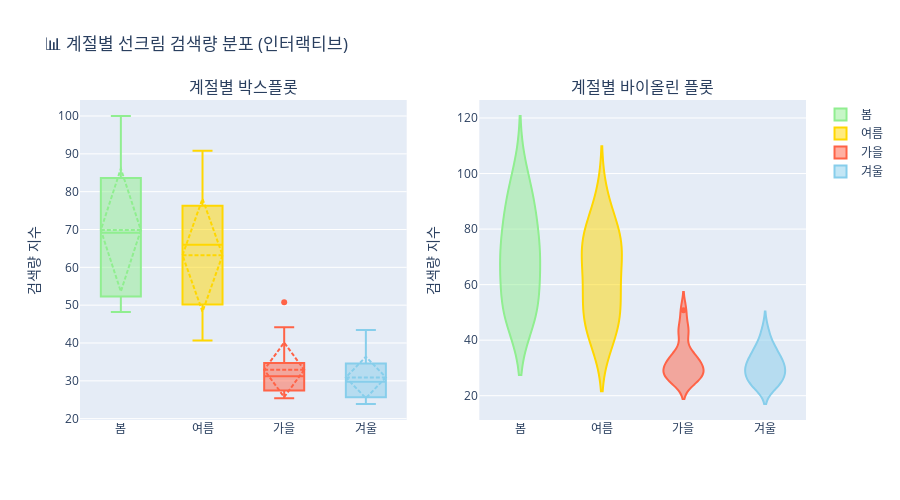

The cell this chart's notebook holds for it:
### Markdown cell above
### 📈 시각화 1: 계절별 분포

### Code cell
# Plotly 인터랙티브 박스플롯 + 바이올린 플롯
fig = make_subplots(
    rows=1, cols=2,
    subplot_titles=('계절별 박스플롯', '계절별 바이올린 플롯'),
    specs=[[{"type": "box"}, {"type": "box"}]]
)

seasons_order = ['봄', '여름', '가을', '겨울']
colors = {'봄': '#90EE90', '여름': '#FFD700', '가을': '#FF6347', '겨울': '#87CEEB'}

# 박스플롯
for season in seasons_order:
    data = df_trend[df_trend['season'] == season]['선크림']
    fig.add_trace(
        go.Box(y=data, name=season, marker_color=colors[season], boxmean='sd'),
        row=1, col=1
    )

# 바이올린 플롯
for season in seasons_order:
    data = df_trend[df_trend['season'] == season]['선크림']
    fig.add_trace(
        go.Violin(y=data, name=season, marker_color=colors[season], showlegend=False),
        row=1, col=2
    )

fig.update_yaxes(title_text="검색량 지수", row=1, col=1)
fig.update_yaxes(title_text="검색량 지수", row=1, col=2)
fig.update_layout(
    title_text="📊 계절별 선크림 검색량 분포 (인터랙티브)",
    height=500,
    showlegend=True,
    hovermode='closest'
)
fig.show()

### Figure 1 — Plotly figure (JSON) as saved in the notebook; plotly's stock layout.template omitted (floating-point values rounded to 4 significant figures)
{"data": [{"boxmean": "sd", "marker": {"color": "#90EE90"}, "name": "봄", "type": "box", "xaxis": "x", "y": [48.45, 56.44, 69.26, 50.95, 85.5, 89.92, 50.91, 77.21, 100.0, 65.48, 67.59, 90.7, 48.2, 69.14, 78.02], "yaxis": "y"}, {"boxmean": "sd", "marker": {"color": "#FFD700"}, "name": "여름", "type": "box", "xaxis": "x", "y": [75.62, 49.04, 42.01, 90.79, 77.99, 40.64, 70.82, 67.12, 45.54, 80.01, 65.99, 54.49, 76.52, 57.81, 53.67], "yaxis": "y"}, {"boxmean": "sd", "marker": {"color": "#FF6347"}, "name": "가을", "type": "box", "xaxis": "x", "y": [26.14, 27.24, 25.38, 28.39, 34.38, 31.33, 44.17, 42.41, 50.77, 31.2, 33.1, 28.17, 34.81, 29.85, 26.32], "yaxis": "y"}, {"boxmean": "sd", "marker": {"color": "#87CEEB"}, "name": "겨울", "type": "box", "xaxis": "x", "y": [35.79, 23.88, 31.58, 33.34, 25.11, 29.4, 38.53, 29.23, 36.83, 43.41, 26.16, 29.31, 32.74, 23.96, 25.2, 30.08], "yaxis": "y"}, {"marker": {"color": "#90EE90"}, "name": "봄", "showlegend": false, "type": "violin", "xaxis": "x2", "y": [48.45, 56.44, 69.26, 50.95, 85.5, 89.92, 50.91, 77.21, 100.0, 65.48, 67.59, 90.7, 48.2, 69.14, 78.02], "yaxis": "y2"}, {"marker": {"color": "#FFD700"}, "name": "여름", "showlegend": false, "type": "violin", "xaxis": "x2", "y": [75.62, 49.04, 42.01, 90.79, 77.99, 40.64, 70.82, 67.12, 45.54, 80.01, 65.99, 54.49, 76.52, 57.81, 53.67], "yaxis": "y2"}, {"marker": {"color": "#FF6347"}, "name": "가을", "showlegend": false, "type": "violin", "xaxis": "x2", "y": [26.14, 27.24, 25.38, 28.39, 34.38, 31.33, 44.17, 42.41, 50.77, 31.2, 33.1, 28.17, 34.81, 29.85, 26.32], "yaxis": "y2"}, {"marker": {"color": "#87CEEB"}, "name": "겨울", "showlegend": false, "type": "violin", "xaxis": "x2", "y": [35.79, 23.88, 31.58, 33.34, 25.11, 29.4, 38.53, 29.23, 36.83, 43.41, 26.16, 29.31, 32.74, 23.96, 25.2, 30.08], "yaxis": "y2"}], "layout": {"annotations": [{"font": {"size": 16}, "showarrow": false, "text": "계절별 박스플롯", "x": 0.225, "xanchor": "center", "xref": "paper", "y": 1, "yanchor": "bottom", "yref": "paper"}, {"font": {"size": 16}, "showarrow": false, "text": "계절별 바이올린 플롯", "x": 0.775, "xanchor": "center", "xref": "paper", "y": 1, "yanchor": "bottom", "yref": "paper"}], "height": 500, "hovermode": "closest", "showlegend": true, "title": {"text": "📊 계절별 선크림 검색량 분포 (인터랙티브)"}, "xaxis": {"anchor": "y", "domain": [0, 0.45]}, "xaxis2": {"anchor": "y2", "domain": [0.55, 1]}, "yaxis": {"anchor": "x", "domain": [0, 1], "title": {"text": "검색량 지수"}}, "yaxis2": {"anchor": "x2", "domain": [0, 1], "title": {"text": "검색량 지수"}}}}
